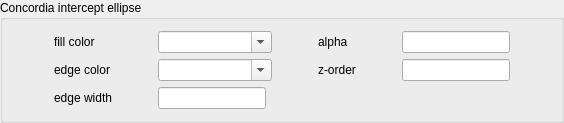
           <widget class="QGroupBox" name="groupBox_10">
            <property name="title">
             <string>Concordia intercept ellipse</string>
            </property>
            <layout class="QVBoxLayout" name="verticalLayout_23">
             <item>
              <layout class="QGridLayout" name="gridLayout_31">
               <item row="0" column="6">
                <widget class="QLabel" name="label_110">
                 <property name="text">
                  <string>alpha</string>
                 </property>
                </widget>
               </item>
               <item row="0" column="7">
                <spacer name="horizontalSpacer_170">
                 <property name="orientation">
                  <enum>Qt::Horizontal</enum>
                 </property>
                 <property name="sizeHint" stdset="0">
                  <size>
                   <width>40</width>
                   <height>20</height>
                  </size>
                 </property>
                </spacer>
               </item>
               <item row="0" column="5">
                <spacer name="horizontalSpacer_171">
                 <property name="orientation">
                  <enum>Qt::Horizontal</enum>
                 </property>
                 <property name="sizeHint" stdset="0">
                  <size>
                   <width>40</width>
                   <height>20</height>
                  </size>
                 </property>
                </spacer>
               </item>
               <item row="0" column="2">
                <spacer name="horizontalSpacer_172">
                 <property name="orientation">
                  <enum>Qt::Horizontal</enum>
                 </property>
                 <property name="sizeHint" stdset="0">
                  <size>
                   <width>40</width>
                   <height>20</height>
                  </size>
                 </property>
                </spacer>
               </item>
               <item row="1" column="8">
                <widget class="QLineEdit" name="interceptEllipseZEntry"/>
               </item>
               <item row="1" column="2">
                <spacer name="horizontalSpacer_62">
                 <property name="orientation">
                  <enum>Qt::Horizontal</enum>
                 </property>
                 <property name="sizeHint" stdset="0">
                  <size>
                   <width>40</width>
                   <height>20</height>
                  </size>
                 </property>
                </spacer>
               </item>
               <item row="2" column="1">
                <widget class="QLabel" name="label_118">
                 <property name="text">
                  <string>edge width</string>
                 </property>
                </widget>
               </item>
               <item row="0" column="1">
                <widget class="QLabel" name="label_29">
                 <property name="text">
                  <string>fill color</string>
                 </property>
                </widget>
               </item>
               <item row="2" column="3">
                <widget class="QLineEdit" name="interceptEllipseEdgeWidthEntry"/>
               </item>
               <item row="0" column="8">
                <widget class="QLineEdit" name="interceptEllipseAlphaEntry"/>
               </item>
               <item row="1" column="6">
                <widget class="QLabel" name="label_119">
                 <property name="text">
                  <string>z-order</string>
                 </property>
                </widget>
               </item>
               <item row="1" column="1">
                <widget class="QLabel" name="label_120">
                 <property name="text">
                  <string>edge color</string>
                 </property>
                </widget>
               </item>
               <item row="1" column="7">
                <spacer name="horizontalSpacer_63">
                 <property name="orientation">
                  <enum>Qt::Horizontal</enum>
                 </property>
                 <property name="sizeHint" stdset="0">
                  <size>
                   <width>40</width>
                   <height>20</height>
                  </size>
                 </property>
                </spacer>
               </item>
               <item row="0" column="3" colspan="2">
                <widget class="QComboBox" name="interceptEllipseFillColorCombo">
                 <property name="editable">
                  <bool>true</bool>
                 </property>
                </widget>
               </item>
               <item row="1" column="5">
                <spacer name="horizontalSpacer_173">
                 <property name="orientation">
                  <enum>Qt::Horizontal</enum>
                 </property>
                 <property name="sizeHint" stdset="0">
                  <size>
                   <width>40</width>
                   <height>20</height>
                  </size>
                 </property>
                </spacer>
               </item>
               <item row="0" column="0">
                <spacer name="horizontalSpacer_174">
                 <property name="orientation">
                  <enum>Qt::Horizontal</enum>
                 </property>
                 <property name="sizeHint" stdset="0">
                  <size>
                   <width>40</width>
                   <height>20</height>
                  </size>
                 </property>
                </spacer>
               </item>
               <item row="1" column="3" colspan="2">
                <widget class="QComboBox" name="interceptEllipseEdgeColorCombo">
                 <property name="editable">
                  <bool>true</bool>
                 </property>
                </widget>
               </item>
               <item row="0" column="9">
                <spacer name="horizontalSpacer_64">
                 <property name="orientation">
                  <enum>Qt::Horizontal</enum>
                 </property>
                 <property name="sizeHint" stdset="0">
                  <size>
                   <width>40</width>
                   <height>20</height>
                  </size>
                 </property>
                </spacer>
               </item>
              </layout>
             </item>
            </layout>
           </widget>
